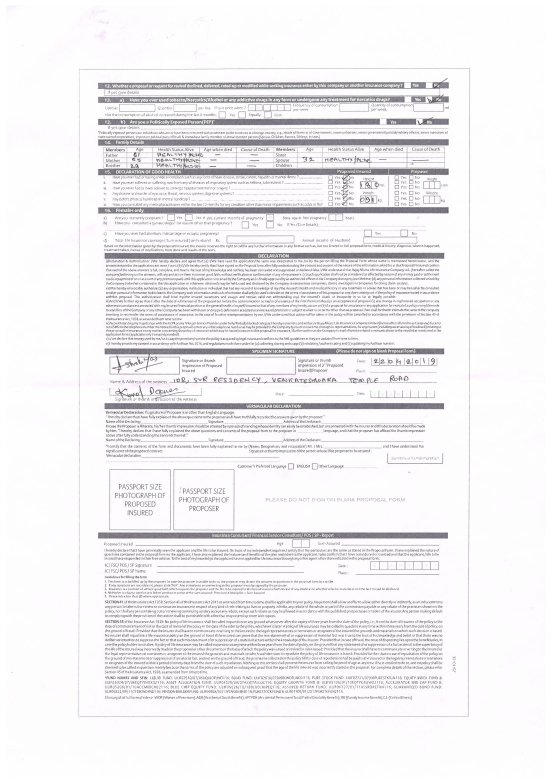
#> input picture out/fd2eafb3-e7b8-4793-a15b-5ae15bdab7f9-1.jpg, 1654 x 2339 px (shown at 1/3 size)
$ jupyter execute --allow-errors Untitled.ipynb
#> lines starting #> are read from the running program, lines starting #| are printed output that depends on the picture; after the words box and inside, x2 and y2 are one past the last pixel; in counts of white or black regions, pixels touching at a corner belong together
### pyimagesearch/transform.py
# import the necessary packages
import numpy as np
import cv2

def order_points(pts):
	# initialzie a list of coordinates that will be ordered
	# such that the first entry in the list is the top-left,
	# the second entry is the top-right, the third is the
	# bottom-right, and the fourth is the bottom-left
	rect = np.zeros((4, 2), dtype = "float32")

	# the top-left point will have the smallest sum, whereas
	# the bottom-right point will have the largest sum
	s = pts.sum(axis = 1)
	rect[0] = pts[np.argmin(s)]
	rect[2] = pts[np.argmax(s)]

	# now, compute the difference between the points, the
	# top-right point will have the smallest difference,
	# whereas the bottom-left will have the largest difference
	diff = np.diff(pts, axis = 1)
	rect[1] = pts[np.argmin(diff)]
	rect[3] = pts[np.argmax(diff)]

	# return the ordered coordinates
	return rect

def four_point_transform(image, pts):
	# obtain a consistent order of the points and unpack them
	# individually
	rect = order_points(pts)
	(tl, tr, br, bl) = rect

	# compute the width of the new image, which will be the
	# maximum distance between bottom-right and bottom-left
	# x-coordiates or the top-right and top-left x-coordinates
	widthA = np.sqrt(((br[0] - bl[0]) ** 2) + ((br[1] - bl[1]) ** 2))
	widthB = np.sqrt(((tr[0] - tl[0]) ** 2) + ((tr[1] - tl[1]) ** 2))
	maxWidth = max(int(widthA), int(widthB))

	# compute the height of the new image, which will be the
	# maximum distance between the top-right and bottom-right
	# y-coordinates or the top-left and bottom-left y-coordinates
	heightA = np.sqrt(((tr[0] - br[0]) ** 2) + ((tr[1] - br[1]) ** 2))
	heightB = np.sqrt(((tl[0] - bl[0]) ** 2) + ((tl[1] - bl[1]) ** 2))
	maxHeight = max(int(heightA), int(heightB))

	# now that we have the dimensions of the new image, construct
	# the set of destination points to obtain a "birds eye view",
	# (i.e. top-down view) of the image, again specifying points
	# in the top-left, top-right, bottom-right, and bottom-left
	# order
	dst = np.array([
		[0, 0],
		[maxWidth - 1, 0],
		[maxWidth - 1, maxHeight - 1],
		[0, maxHeight - 1]], dtype = "float32")

	# compute the perspective transform matrix and then apply it
	M = cv2.getPerspectiveTransform(rect, dst)
	warped = cv2.warpPerspective(image, M, (maxWidth, maxHeight))

	# return the warped image
	return warped

### Untitled.ipynb
[cell 1]
from pyimagesearch.transform import four_point_transform
from skimage.filters import threshold_local

import numpy as np
import argparse
import cv2
import imutils
import matplotlib.pyplot as plt

[cell 2]
image = cv2.imread('./out/fd2eafb3-e7b8-4793-a15b-5ae15bdab7f9-1.jpg')
#> image is the input picture: shape (2339, 1654, 3); mean B, G, R 240.4, 238.7, 239.7
ratio = image.shape[0] / 500.0
#> ratio = 4.68
orig = image.copy()
image = imutils.resize(image, height = 500)
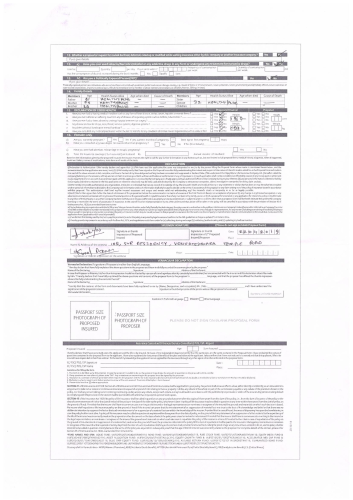
#> image: shape (500, 353, 3); mean B, G, R 240.4, 238.7, 239.7

[cell 3]
plt.imshow(image)

[cell 4]
gray = cv2.cvtColor(image, cv2.COLOR_BGR2GRAY)
gray = cv2.GaussianBlur(gray, (5, 5), 0)
edged = cv2.Canny(gray, 10, 50)
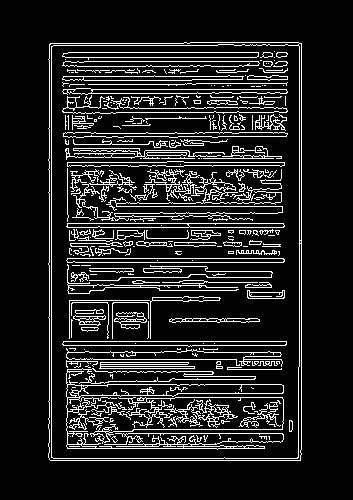
#> edged: shape (500, 353); 12.8% white in thin lines or dots, all inside (x1, y1, x2, y2) = (48, 42, 302, 461)

[cell 5]
fig, ax = plt.subplots(figsize=(16,8))
plt.imshow(edged)

[cell 6]
cnts = cv2.findContours(edged.copy(), cv2.RETR_LIST, cv2.CHAIN_APPROX_SIMPLE)
#> cnts = 482 contours, 355 with area under 20; largest, box (x1, y1, x2, y2) and area: (48, 42, 302, 461) 105212, (51, 44, 300, 459) 102356, (66, 368, 284, 450) 3018, (48, 42, 302, 461) 2448, (78, 384, 284, 397) 1914
cnts = imutils.grab_contours(cnts)
cnts = sorted(cnts, key = cv2.contourArea, reverse = True)[0:5]
#> cnts = 5 contours; box (x1, y1, x2, y2) and area: (48, 42, 302, 461) 105212, (51, 44, 300, 459) 102356, (66, 368, 284, 450) 3018, (48, 42, 302, 461) 2448, (78, 384, 284, 397) 1914

[cell 7]
for c in cnts:
    # approximate the contour
    peri = cv2.arcLength(c, True)
    approx = cv2.approxPolyDP(c, 0.02 * peri, True)

    # if our approximated contour has four points, then we
    # can assume that we have found our screen
    if len(approx) == 4:
        screenCnt = approx
        break
#> this loop made 1 pass
#> (peri, screenCnt) on pass 1: (1348.7, [[301, 43], [49, 44], [50, 460], [300, 460]])

[cell 8]
screenCnt
#> Out = [[301, 43], [49, 44], [50, 460], [300, 460]]

[cell 9]
pt1 = screenCnt[1][0]
#> pt1 = [49, 44]
pt2 = screenCnt[3][0]
#> pt2 = [300, 460]

[cell 10]
cropped_image = image[pt1[1]:pt2[1], pt1[0]:pt2[0]]
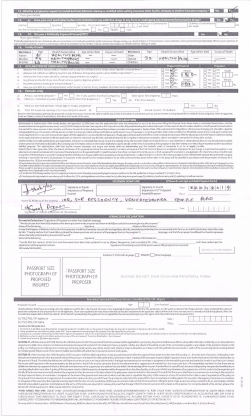
#> cropped_image: shape (416, 251, 3); mean B, G, R 231.3, 228.7, 230.3

[cell 11]
plt.imshow(cropped_image)

[cell 12]
fig, ax = plt.subplots(figsize=(16,8))
cv2.drawContours(image, [screenCnt], -1, (0, 255, 0), 2)
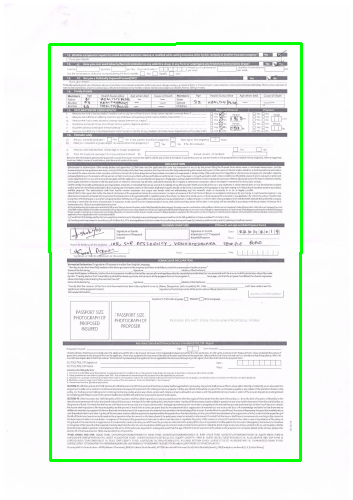
#> image: shape (500, 353, 3); 2.27% of pixels changed, all inside (x1, y1, x2, y2) = (48, 42, 303, 462)
plt.imshow( image)

[cell 13]
warped = four_point_transform(orig, screenCnt.reshape(4, 2) * ratio)
#> in order_points, `s = pts.sum(axis = 1)`: s = [1609.2, 435.1, 2385.8, 3555.3]
#> in order_points, `diff = np.diff(pts, axis = 1)`: diff = [-1206.9, -23.39, 1918, 748.5]
#> in four_point_transform, `rect = order_points(pts)`: rect = [[229.2, 205.8], [1408.1, 201.2], [1403.4, 2151.9], [233.9, 2151.9]]
#> in four_point_transform, `(tl, tr, br, bl) = rect`: tl = [229.2, 205.8]; tr = [1408.1, 201.2]; br = [1403.4, 2151.9]; bl = [233.9, 2151.9]
#> in four_point_transform, `widthA = np.sqrt(((br[0] - bl[0]) ** 2) + ((br[1] - bl[1]) ** 2))`: widthA = 1169.5
#> in four_point_transform, `widthB = np.sqrt(((tr[0] - tl[0]) ** 2) + ((tr[1] - tl[1]) ** 2))`: widthB = 1178.9
#> in four_point_transform, `maxWidth = max(int(widthA), int(widthB))`: maxWidth = 1178
#> in four_point_transform, `heightA = np.sqrt(((tr[0] - br[0]) ** 2) + ((tr[1] - br[1]) ** 2))`: heightA = 1950.7
#> in four_point_transform, `heightB = np.sqrt(((tl[0] - bl[0]) ** 2) + ((tl[1] - bl[1]) ** 2))`: heightB = 1946.1
#> in four_point_transform, `maxHeight = max(int(heightA), int(heightB))`: maxHeight = 1950
#> in four_point_transform, `dst = np.array([ [0, 0], [maxWidth - 1, 0], [maxWidth - 1, maxHeight -..`: dst = [[0, 0], [1177, 0], [1177, 1949], [0, 1949]]
#> in four_point_transform, `M = cv2.getPerspectiveTransform(rect, dst)`: M = [[1, -0.0024, -228.8], [0.00394, 0.993, -205.3], [2.02e-06, -4.08e-06, 1]]
#> in four_point_transform, `warped = cv2.warpPerspective(image, M, (maxWidth, maxHeight))`:
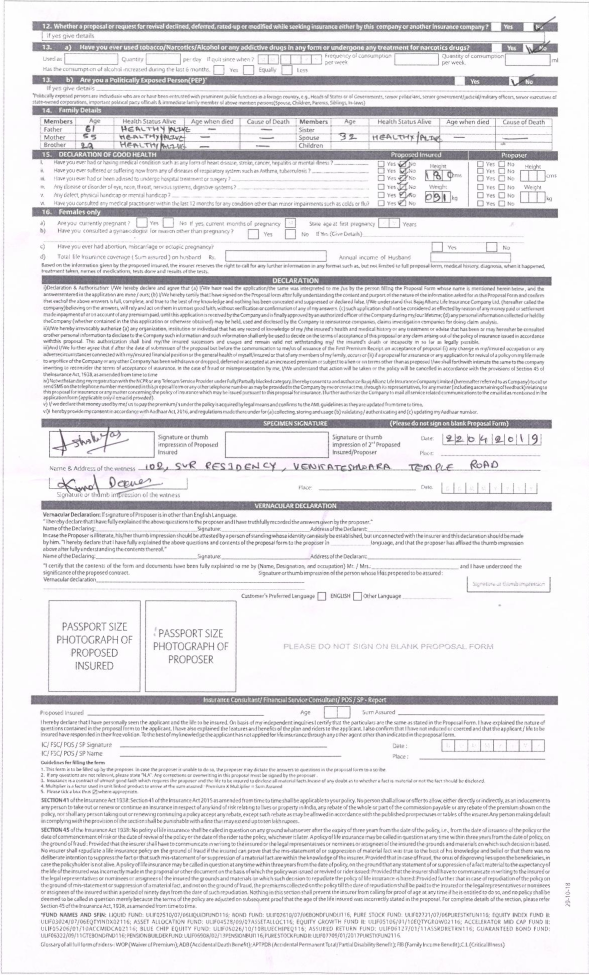
#> warped: shape (1950, 1178, 3) (shown at 1/2 size); mean B, G, R 231.3, 228.8, 230.4

[cell 14]
warped = cv2.cvtColor(warped, cv2.COLOR_BGR2GRAY)
#> warped: shape (1950, 1178)
T = threshold_local(warped, 11, offset = 10, method = "gaussian")
warped = (warped > T).astype("uint8") * 255
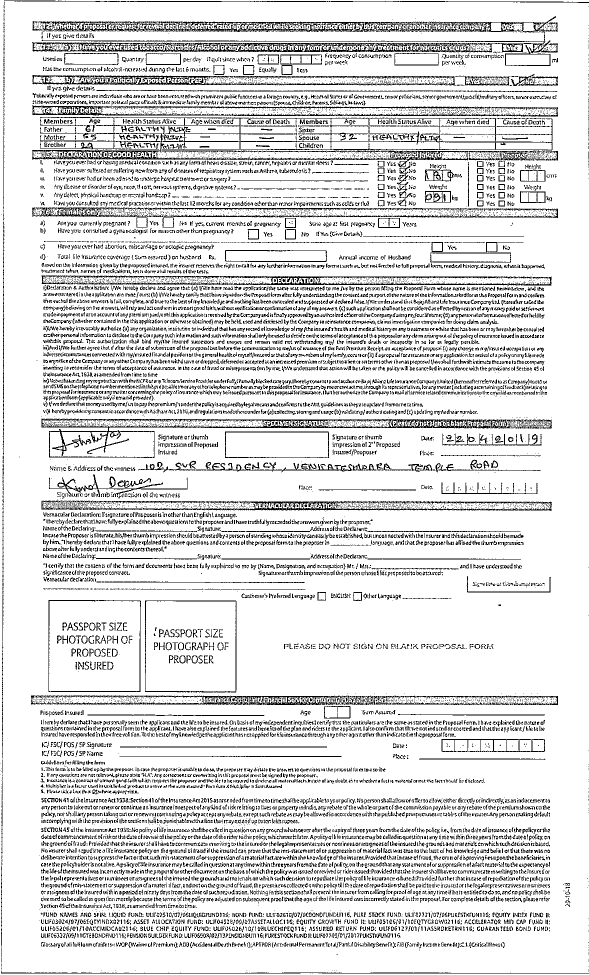
#> warped: shape (1950, 1178) (shown at 1/2 size); 85.6% white; black in thin lines or dots

[cell 15]
fig, ax = plt.subplots(figsize=(16,8))
plt.imshow(warped, cmap='gray')
plt.imsave('test_orig_1.jpg', warped)
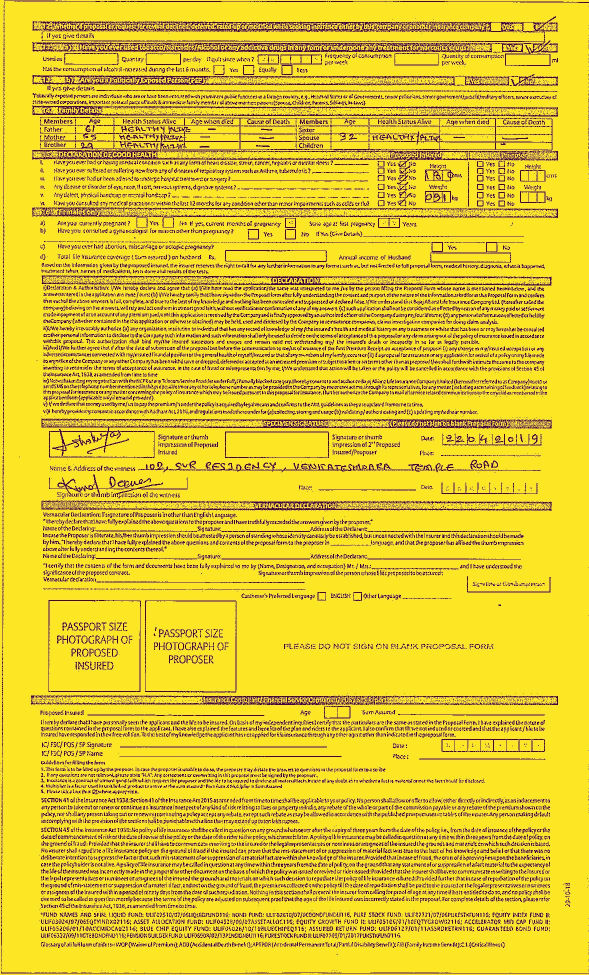
#> saved as test_orig_1.jpg: shape (1950, 1178, 3) (shown at 1/2 size); mean R, G, B 225.2, 197.3, 47.5

[cell 16]
cropped_image.shape
#> Out = (416, 251, 3)

[cell 17]
image1 = cv2.imread('./test_orig_1.jpg')
image2 = cv2.resize(cv2.imread('./test_orig_2.jpg') , ( 1178, 1950) )
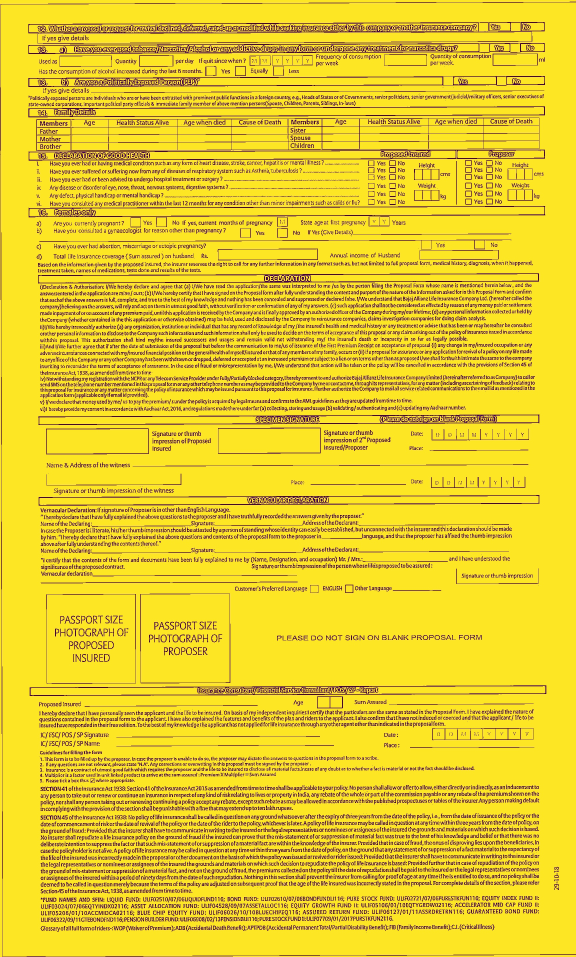
#> input picture test_orig_2.jpg, 1726 x 2871 px (shown at 1/3 size)
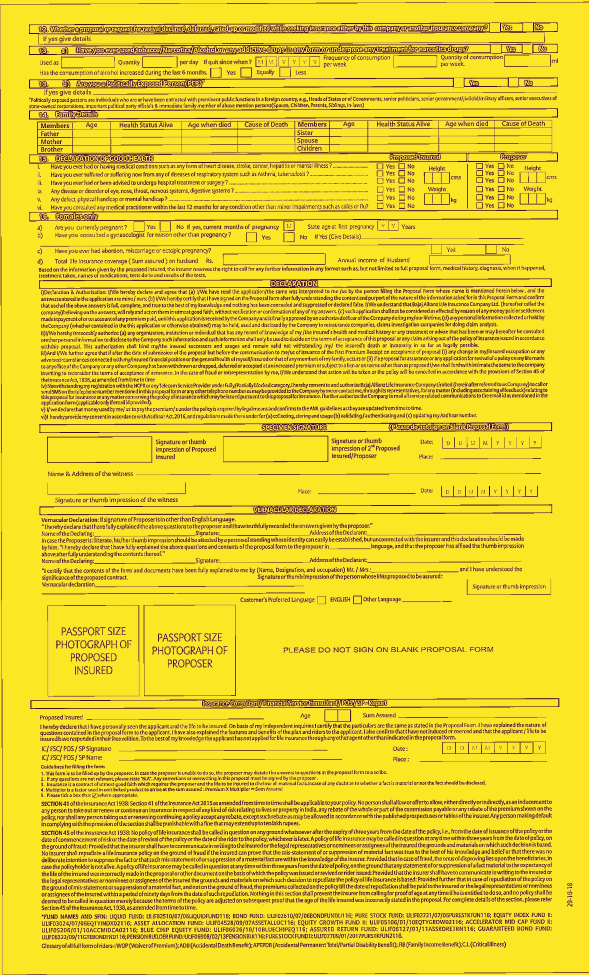
#> image2: shape (1950, 1178, 3) (shown at 1/2 size); mean B, G, R 43.7, 202.5, 230.6
#> (the rest of this cell did not finish here and is left out)
